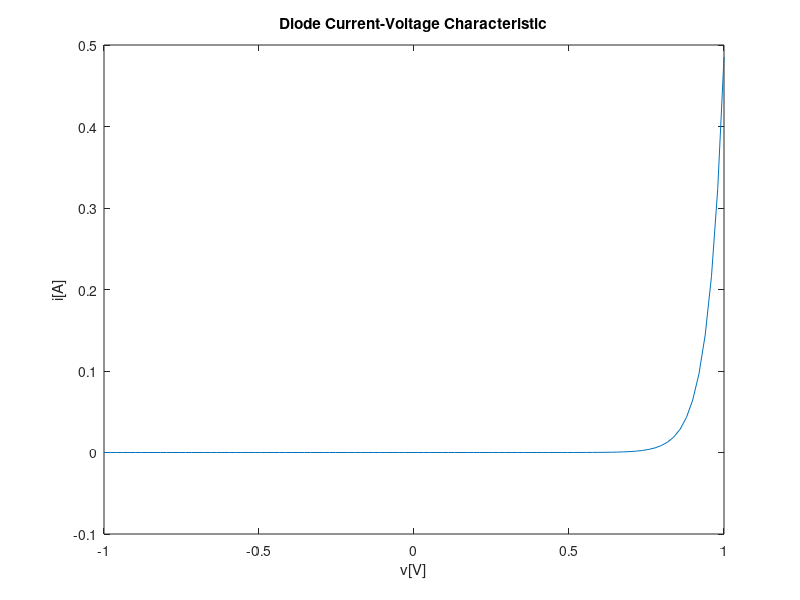
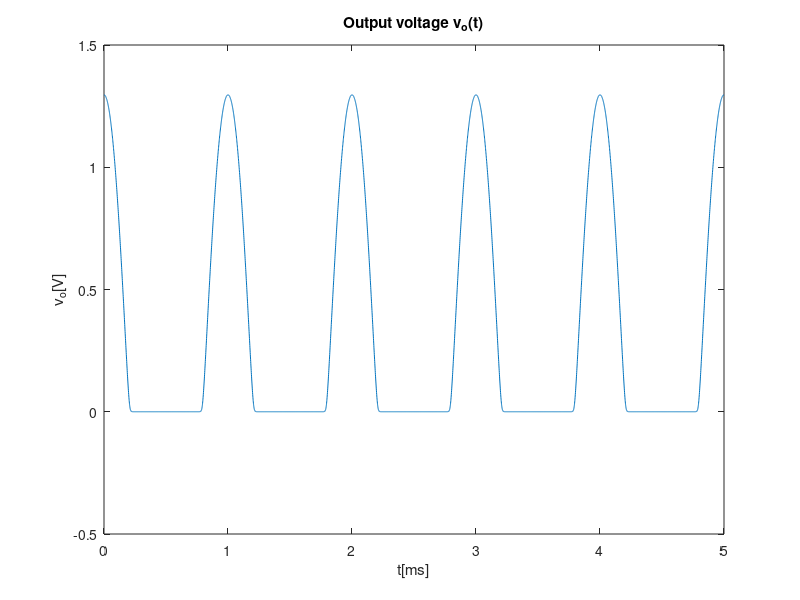
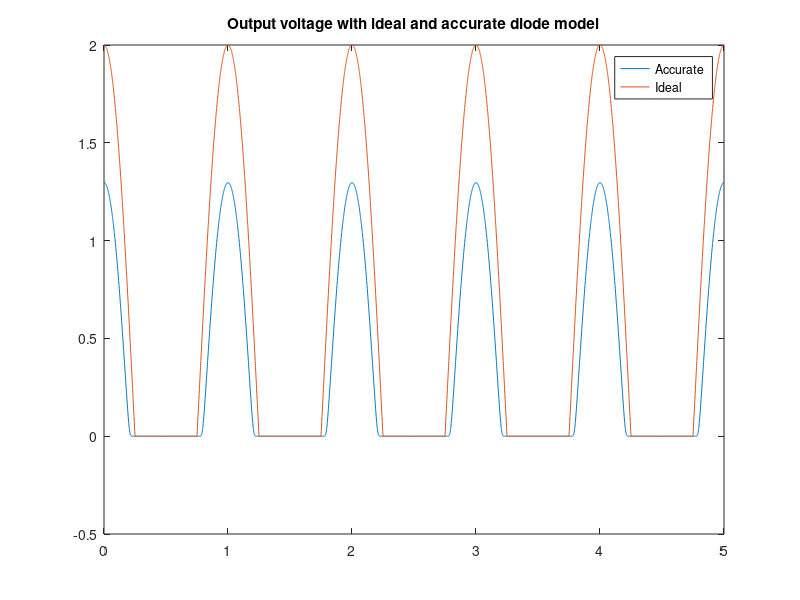
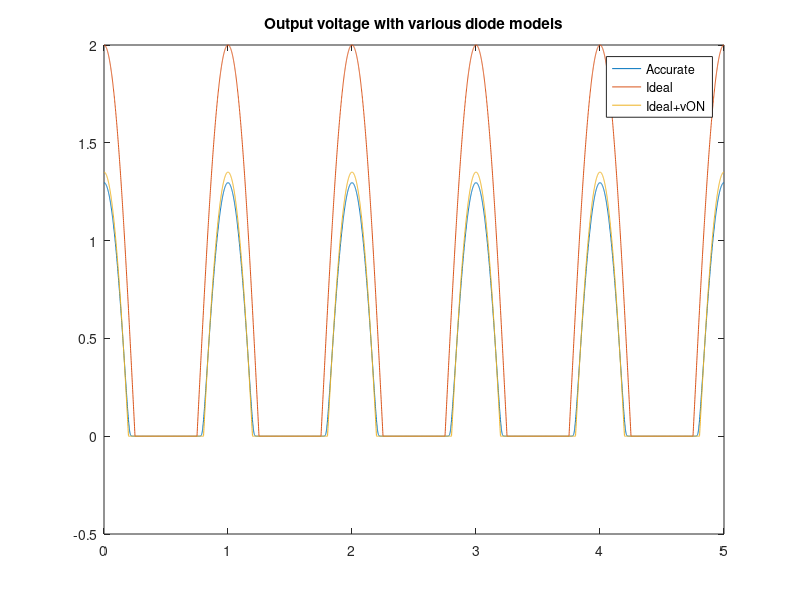

MATLAB code to generate these figures, in order:
close all 
clear all

I_S = 1e-9
V_T=25e-3

v = linspace(-1, 1, 100);
i = I_S*(exp(v/V_T/2) - 1);

plot(v, i)
title("Diode Current-Voltage Characteristic")
xlabel ("v[V]")
ylabel ("i[A]")
print ("iv.eps", "-depsc");



%%solve circuit with accurate model

function f = f(vD,vS,R)
Is = 1e-9;
VT=25e-3;
f = vD+R*Is * (exp(vD/VT/2)-1) - vS;
endfunction

function fd = fd(vD,R)
Is = 1e-9;
VT=25e-3;
fd = 1 + R*Is/2/VT * (exp(vD/VT/2)-1);
endfunction

function vD_root = solve_vD (vS, R)
  delta = 1e-6;
  x_next = 0.65;

  do 
    x=x_next;
    x_next = x  - f(x, vS, R)/fd(x, R);
  until (abs(x_next-x) < delta)

  vD_root = x_next;
endfunction


R=1000;
f=1000;
w=2*pi*f;
t=0:1e-6: 5e-3;
vS=2*cos(w*t);
vO = zeros(1,length(t));

for i=1:length(t)
  vD = solve_vD  (vS(i), R);
  vO(i) = vS(i)-vD;
endfor

figure
plot(t*1000, vO)
title("Output voltage v_o(t)")
xlabel ("t[ms]")
ylabel ("v_o[V]")
print ("vo.eps", "-depsc");


%solve circuit with ideal diode model
vO_i = zeros(1,length(t));

for i=1:length(t)
  if(vS(i) >=0)
    vO_i(i) = vS(i);
  else
    vO_i(i) = 0;
  endif 
endfor

figure
plot(t*1000, vO)
hold
plot(t*1000, vO_i)
title("Output voltage with ideal and accurate diode model")
legend("Accurate", "Ideal");
print ("vo_i.eps", "-depsc");

%solve circuit with ideal diode + vON model
vO_iv = zeros(1,length(t));
vON = 0.65;

for i=1:length(t)
  if(vS(i) - vON >=0)
    vO_iv(i) = vS(i) - vON;
  else
    vO_iv(i) = 0;
  endif 
endfor

figure
plot(t*1000, vO)
hold
plot(t*1000, vO_i)
plot(t*1000, vO_iv)
title("Output voltage with various diode models")
legend("Accurate", "Ideal", "Ideal+vON");
print ("vo_iv.eps", "-depsc");


%solve circuit with ideal diode + vON + RON model
vO_ivr = zeros(1,length(t));
vON = 0.6;
RON = 80;

for i=1:length(t)
  if(vS(i) - vON >=0)
    iD = (vS(i) - vON)/(RON+R);
    vO_ivr(i) = R*iD;
  else
    vO_ivr(i) = 0;
  endif 
endfor

figure
plot(t*1000, vO)
hold
plot(t*1000, vO_i)
plot(t*1000, vO_iv)
plot(t*1000, vO_ivr)
title("Output voltage with various diode models")
legend("Accurate", "Ideal", "Ideal+vON", "Ideal+vON+RON");
print ("vo_ivr.eps", "-depsc");


%incremental analysis
V_S = 2
figure
plot(t*1000, V_S+vS/10)
axis([0 5 0 3])
xlabel ("t[ms]")
ylabel ("v[V]")
title("DC and AC components")
print ("acdc.eps", "-depsc");
